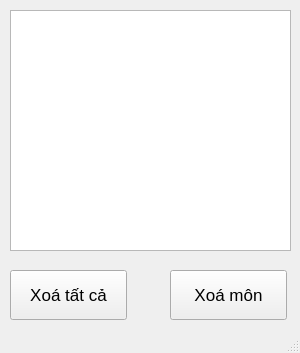
<?xml version="1.0" encoding="UTF-8"?>
<ui version="4.0">
 <class>MainWindow</class>
 <widget class="QMainWindow" name="MainWindow">
  <property name="geometry">
   <rect>
    <x>0</x>
    <y>0</y>
    <width>300</width>
    <height>353</height>
   </rect>
  </property>
  <property name="windowTitle">
   <string>MainWindow</string>
  </property>
  <widget class="QWidget" name="centralwidget">
   <widget class="QListWidget" name="danhSachMHP">
    <property name="geometry">
     <rect>
      <x>10</x>
      <y>10</y>
      <width>281</width>
      <height>241</height>
     </rect>
    </property>
   </widget>
   <widget class="QPushButton" name="btnXoaTatCa">
    <property name="geometry">
     <rect>
      <x>10</x>
      <y>270</y>
      <width>117</width>
      <height>50</height>
     </rect>
    </property>
    <property name="font">
     <font>
      <family>Segoe UI</family>
      <pointsize>13</pointsize>
     </font>
    </property>
    <property name="text">
     <string>Xoá tất cả</string>
    </property>
   </widget>
   <widget class="QPushButton" name="btnXoaMon">
    <property name="geometry">
     <rect>
      <x>170</x>
      <y>270</y>
      <width>117</width>
      <height>50</height>
     </rect>
    </property>
    <property name="font">
     <font>
      <family>Segoe UI</family>
      <pointsize>13</pointsize>
     </font>
    </property>
    <property name="text">
     <string>Xoá môn</string>
    </property>
   </widget>
  </widget>
  <widget class="QStatusBar" name="statusbar"/>
 </widget>
 <resources/>
 <connections/>
</ui>
